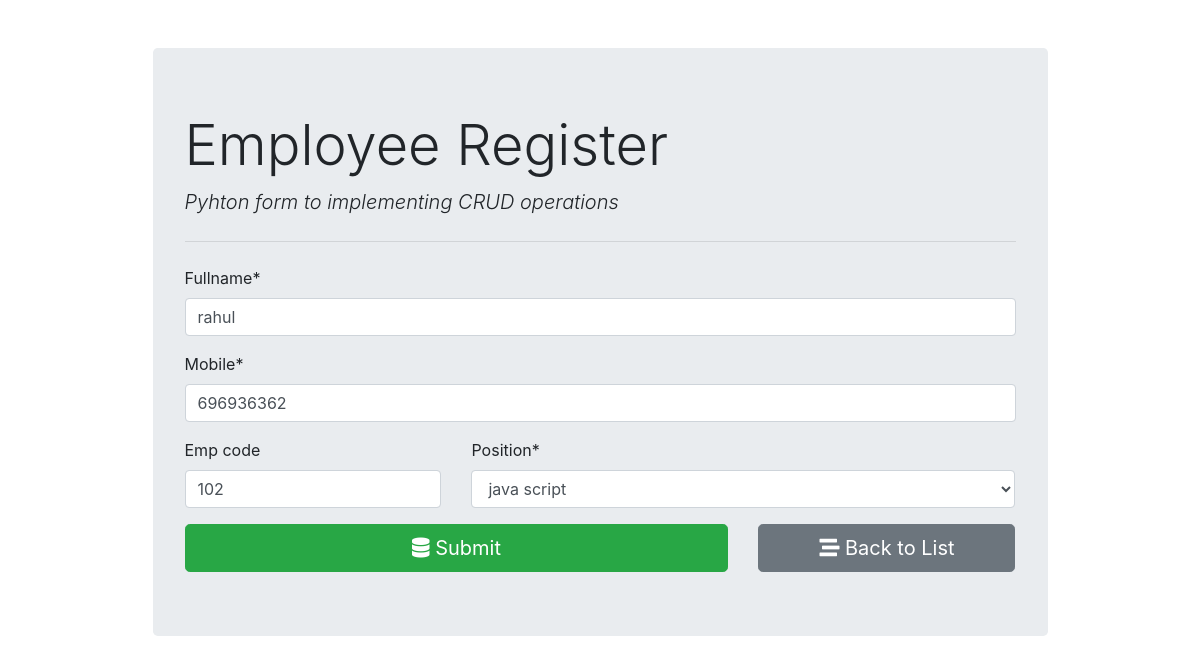
The app's page /employee/10/ with its own data.
### employee_register/models.py (models this page shows)
class Employee(models.Model):
    fullname = models.CharField(max_length=100)
    emp_code = models.CharField(max_length=10)
    mobile = models.CharField(max_length=10)
    position = models.ForeignKey(Position, on_delete=models.CASCADE)

### employee_register/views.py (the view, shortened to what this page needs)
# urls.py: path('', views.employee_form, name='employee_insert'),    # get and post req. for insert operations
def employee_form(request, id=0):
    if request.method == 'GET':
        if id == 0:
            form = EmployeeForm()
        else:
            employee = Employee.objects.get(pk=id)
            form = EmployeeForm(instance=employee)
        return render(request, 'employee_register/employee_form.html', {'form': form})

### employee_register/forms.py
class EmployeeForm(forms.ModelForm):
    class Meta:
        model = Employee
        fields = ['fullname', 'emp_code', 'mobile', 'position']
        labels = {                             # for updating the templates or customize the forms labels
            'Fullname': 'Full Name',
            'Emp code': 'EMP. Code'
        }
    def __init__(self, *args, **kwargs):
        super(EmployeeForm, self).__init__(*args, **kwargs)
        self.fields['position'].empty_label = "Select"
        self.fields['emp_code'].required = False

### employee_register/models.py (called while the page is built)
    def __str__(self):
        return self.title

### templates/employee_register/employee_form.html (shortened to what this page needs)
{% extends 'base.html' %}
{% load crispy_forms_tags %}
{% block content %}
    <form action="" method="post" autocomplete="off">
    {{form.fullname|as_crispy_field}}
    {{form.mobile|as_crispy_field}}
        <div class="row">
            <div class="col-md-4">{{form.emp_code|as_crispy_field}}</div>
            <div class="col-md-8">{{form.position|as_crispy_field}}</div>
        </div>
        <div class="row">
            <div class="col-md-8">
                 <button type="submit" class="btn btn-success btn-block btn-lg"><i class="fas fa-database">
                 </i> Submit</button>
            </div>
            <div class="col-md-4">
                <a href="{% url 'employee_list' %}" class="btn btn-secondary btn-block btn-lg">
                    <i class="fas fa-stream "></i> Back to List
                </a>
            </div>
        </div>
    </form>
 {% endblock content %}

### records on screen
Employee: fullname "rahul", mobile "696936362", emp_code "102", position "java script"
